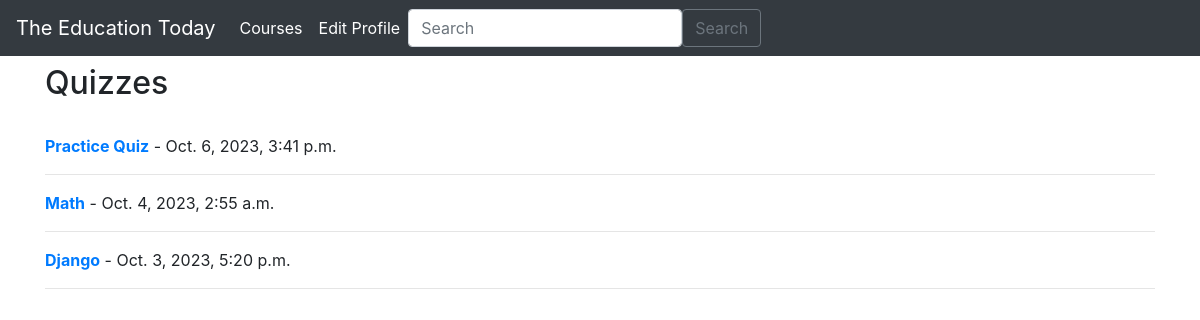
The app's page /students/quiz_list/ with its own data.
### teachers/models.py (models this page shows, shortened)
class Quiz(models.Model):
    id = models.AutoField(primary_key=True)
    course = models.ForeignKey(Course, on_delete=models.CASCADE, null=True, default=1)
    title = models.CharField(max_length=255)
    author = models.ForeignKey(User, on_delete=models.CASCADE)
    date_added = models.DateTimeField(auto_now_add=True)

### students/views.py (the view)
# urls.py: path("quiz_list/", views.quizList, name="quiz_list"),
def quizList(request):
    quizzes = Quiz.objects.order_by('-date_added')
    if request.method == 'POST':
        title = request.POST.get('title')
        Quiz.objects.create(title = title, author=request.user)
        return redirect(reverse('students:quiz_list'))
    context = {'quizzes': quizzes}
    return render(request, "students/quiz_list.html", context)

### students/templates/students/quiz_list.html (shortened to what this page needs)
{% extends 'students/base.html' %}
{% block content %}
<div class="container my-2">
    <div id="contentwrapper">
        <div id="content">
            <h2>Quizzes</h2>
            <br/>
            <div id="posts-wrapper">
                {% for quiz in quizzes %}
                <div class="quizzes" data-class-id= "{{ quiz.id }}">
                    <strong><a href="{% url 'students:quiz_view' quiz.id %}">{{ quiz.title }}</a></strong>
                    - {{ quiz.date_added }}
                </div>
                <hr>
                {% endfor %}
            </div>
        </div>
    </div>
</div>
{% endblock %}

### records on screen
Quiz: title "Practice Quiz", date_added "Oct. 6, 2023, 3:41 p.m."
Quiz: title "Math", date_added "Oct. 4, 2023, 2:55 a.m."
Quiz: title "Django", date_added "Oct. 3, 2023, 5:20 p.m."
